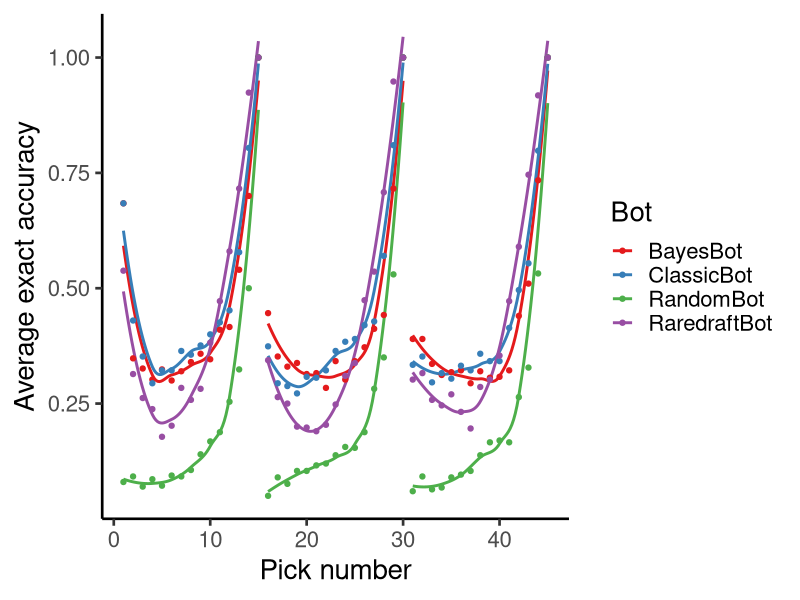
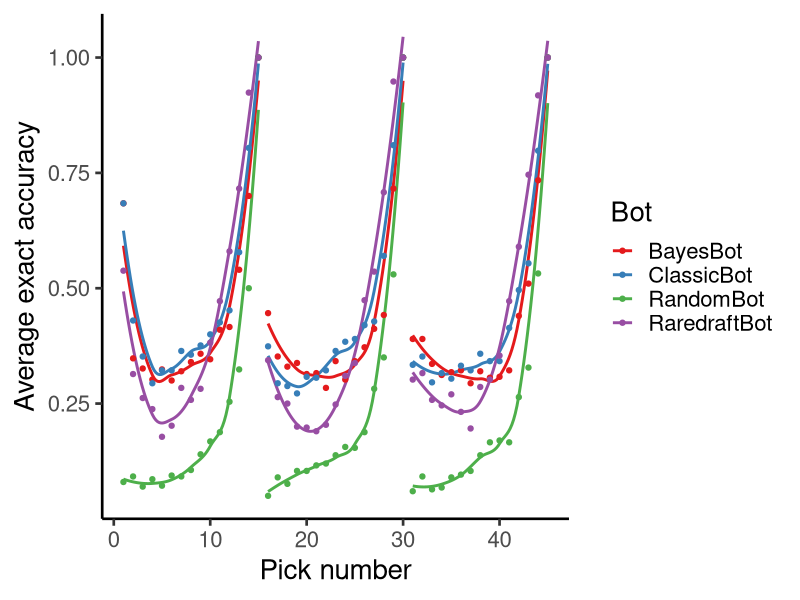

Here is the R script that generated these plots, in order:
library(ggplot2)
library(ggthemes)
library(dplyr)
library(tidyr)

# Sets working directory
#setwd("~/../Documents/Projects/Draftsim/MTG/bots") # Henry's computer
setwd("~/Projects/MTG/MTG-git/bots/output_files/") # Arseny's computer

# Loads in data
exact <- read.csv("exact_correct.tsv", sep = "\t")
fuzzy <- read.csv("fuzzy_correct.tsv", sep = "\t")
rank_error <- read.csv("rank_error.tsv", sep = "\t")
card_acc <- read.csv("card_accuracies.tsv", sep = "\t")

# Plots average differences in pick order. Makes sure that no
# lines are drawn between the last pick on one pack and the 
# first pick of the next pack by adding an additional group


# Plots accuracy by pick order
dsum <- gather(exact, bot, guess, -c(draft_num,pick_num,human_pick)) %>% 
  group_by(bot,pick_num) %>% summarize(m=mean(guess))
dsum <- dsum %>% mutate(pack=floor((pick_num-1)/15))
ggplot(dsum, aes(pick_num,m,color=bot,group=interaction(pack,bot))) + 
  #geom_line(size = 1) +
  #geom_smooth(se=F, method = "lm", formula = y ~ splines::bs(x,df=5,degree=4)) +
  geom_smooth(se=F)+ # Loess
  geom_point() +
  xlab("Pick number") +
  ylab("Average exact accuracy") +
  labs(color = "Bot") +
  theme_classic(base_size = 20) +
  scale_color_brewer(palette="Set1") +
  NULL
write.csv(dsum, file = "Henrys_bots_summary.csv")
ggsave("pick_order_accuracy.png", width = 10, height = 7)
